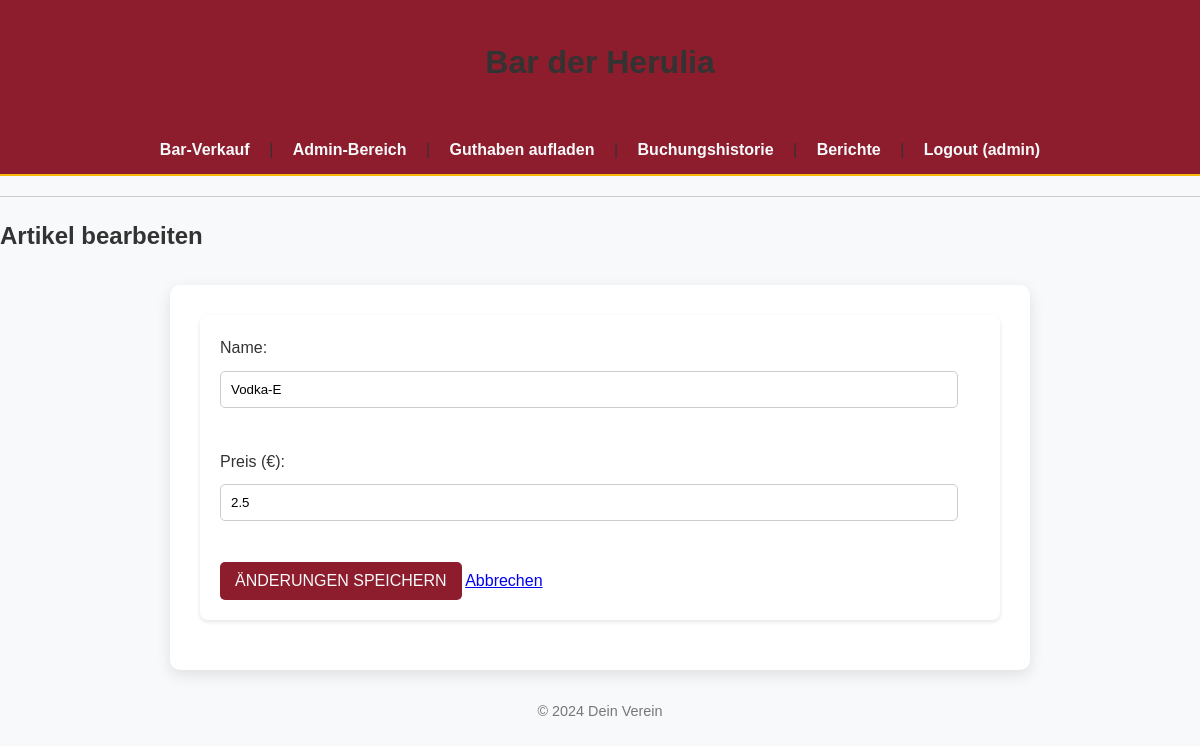
Page /admin/artikel/bearbeiten/1 (signed in) on the committed database.
### models.py (models this page shows, shortened)
class User(db.Model, UserMixin):
    id = db.Column(db.Integer, primary_key=True)
    username = db.Column(db.String(80), unique=True, nullable=False)
    password = db.Column(db.String(128), nullable=False) # Speichert das gehashte Passwort
    is_admin = db.Column(db.Boolean, default=False) # Optional: Feld, um Admins zu kennzeichnen

class Artikel(db.Model):
    id = db.Column(db.Integer, primary_key=True)
    name = db.Column(db.String(100), unique=True, nullable=False)
    preis = db.Column(db.Float, nullable=False)
    bestand = db.Column(db.Integer, nullable=False, default=0)
    mindestbestand = db.Column(db.Integer, default=5, nullable=False) # Standardwert 5
    buchungen = db.relationship('Buchung', lazy=True) # Stelle sicher, dass diese auch hier ist
    buchungen_von_artikel = db.relationship('Buchung', back_populates='artikel_obj', lazy=True)

### app.py (the view, shortened to what this page needs)
@app.route("/admin/artikel/bearbeiten/<int:artikel_id>", methods=["GET", "POST"])
@login_required
def artikel_bearbeiten(artikel_id):
    artikel = Artikel.query.get_or_404(artikel_id)
    return render_template("artikel_bearbeiten.html", artikel=artikel)

### app.py (called while the page is built)
@login_manager.user_loader
def load_user(user_id):
    return User.query.get(int(user_id))

### templates/artikel_bearbeiten.html (shortened to what this page needs)
{% extends "base.html" %}
{% block content %}
<h2>Artikel bearbeiten</h2>
<div class="form-container">
    <form action="{{ url_for('artikel_bearbeiten', artikel_id=artikel.id) }}" method="POST">
        <label for="name">Name:</label>
        <input type="text" id="name" name="name" value="{{ artikel.name }}" required><br><br>
        <label for="preis">Preis (€):</label>
        <input type="number" id="preis" name="preis" step="0.01" value="{{ artikel.preis | round(2) }}" required><br><br>
        <button type="submit">Änderungen speichern</button>
        <a href="{{ url_for('admin_bereich') }}" class="button">Abbrechen</a>
    </form>
</div>
{% endblock %}

### templates/base.html (shortened to what this page needs)
<!DOCTYPE html>
<html lang="de">
<head>
    <link rel="stylesheet" href="{{ url_for('static', filename='css/style.css') }}">
</head>
<body>
    <header>
        <h1>Bar der Herulia</h1>
    </header>
    <nav>
        <a href="{{ url_for('bar_interface') }}">Bar-Verkauf</a>
        {% if current_user.is_authenticated %}
            | <a href="{{ url_for('admin_bereich') }}">Admin-Bereich</a>
            | <a href="{{ url_for('aufladen_seite_anzeigen') }}">Guthaben aufladen</a>
            | <a href="{{ url_for('buchungshistorie') }}">Buchungshistorie</a>
            | <a href="{{ url_for('berichte') }}">Berichte</a>
            | <a href="{{ url_for('logout') }}">Logout ({{ current_user.username }})</a>
        {% else %}
            | <a href="{{ url_for('login') }}">Admin Login</a>
        {% endif %}
    </nav>
    <hr>
    <main>
        {% block content %}{% endblock %}
    </main>
    <footer>
        <p>&copy; 2024 Dein Verein</p>
    </footer>
</body>
</html>

### static/css/style.css (style rules this page uses)
:root { --primary-white: #f8f9fb; --primary-red: #8d1d2c; --primary-gold: #f7ba0b; --text-dark: #333; --text-light: #f8f9fb; }
body { font-family: Arial, sans-serif; margin: 0; padding: 0; background-color: var(--primary-white); color: var(--text-dark); line-height: 1.6; }
header { background-color: var(--primary-red); color: var(--text-light); padding: 1rem 0; text-align: center; box-shadow: 0 2px 5px rgba(0,0,0,0.2); }
nav { background-color: var(--primary-red); padding: 0.7rem 0; text-align: center; border-bottom: 2px solid var(--primary-gold); }
nav a { color: var(--text-light); text-decoration: none; padding: 0 15px; font-weight: bold; transition: color 0.3s ease; }
hr { border: 0; height: 1px; background: #ccc; margin: 20px 0; }
h1, h2, h3 { color: #333; }
form { background-color: #fff; padding: 20px; border-radius: 8px; box-shadow: 0 2px 4px rgba(0,0,0,0.1); margin-bottom: 20px; }
form label { display: inline-block; width: 120px; margin-bottom: 10px; }
.container, .login-container, .form-container { background-color: #fff; padding: 30px; border-radius: 10px; box-shadow: 0 5px 15px rgba(0,0,0,0.1); margin: 30px auto; max-width: 800px; }
input[type="text"], input[type="number"], input[type="password"], input[type="email"], select { width: calc(100% - 22px); padding: 10px; margin-bottom: 15px; border: 1px solid #ccc; border-radius: 5px; box-sizing: border-box; }
button, input[type="submit"] { background-color: var(--primary-red); color: var(--text-light); padding: 10px 15px; border: none; border-radius: 5px; cursor: pointer; font-size: 1em; transition: background-color 0.3s ease, transform 0.2s ease; text-transform: uppercase; }
footer { text-align: center; margin-top: 30px; font-size: 0.9em; color: #777; }

### rows in the picture
User: username "admin"
Artikel: name "Vodka-E", preis "2.5"
